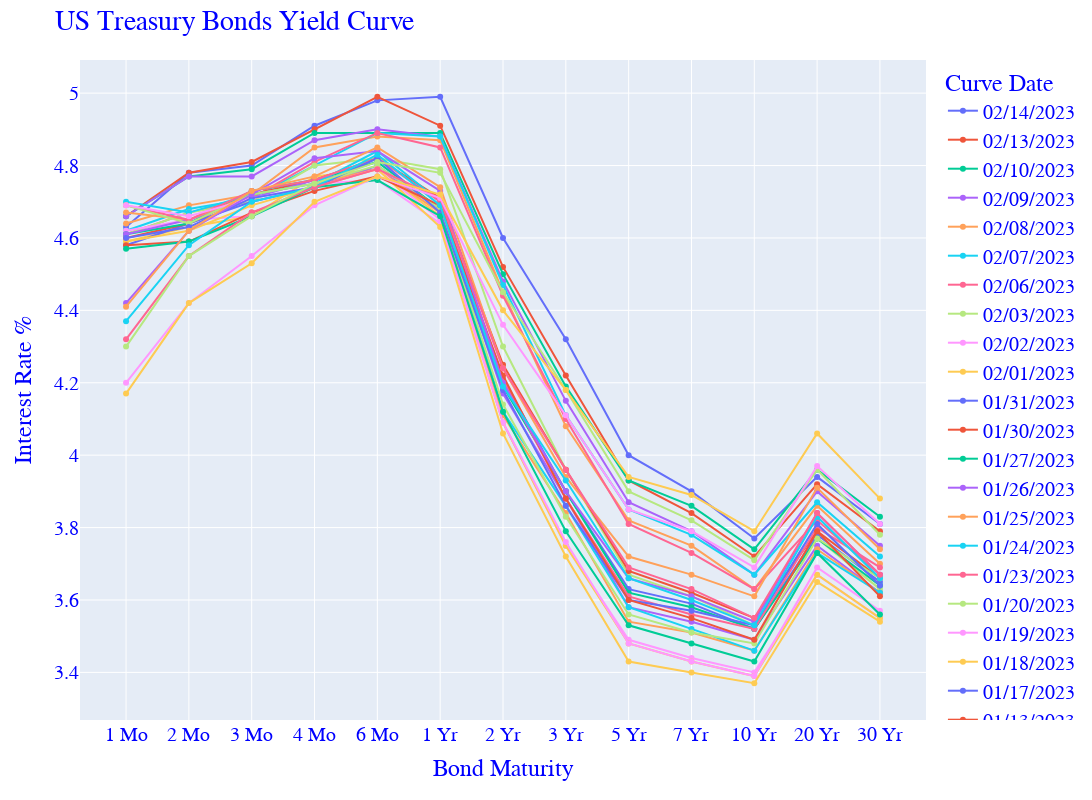

Notebook cell for this chart:
### Code cell
fig = px.line(yield_curve_df2,markers=True)

fig.update_layout(
    width=1200,
    height=800,
   title="US Treasury Bonds Yield Curve",
   xaxis_title='Bond Maturity',
   yaxis_title='Interest Rate %',
   legend_title="Curve Date",
   font=dict(
      family="Arial",
      size=20,
      color="blue"
   )
)
fig.show()

### Figure 1 — Plotly figure (JSON) as saved in the notebook; plotly's stock layout.template omitted (floating-point values rounded to 4 significant figures)
{"data": [{"hovertemplate": "variable=02/14/2023<br>Maturity=%{x}<br>value=%{y}<extra></extra>", "legendgroup": "02/14/2023", "line": {"color": "#636efa", "dash": "solid"}, "marker": {"symbol": "circle"}, "mode": "markers+lines", "name": "02/14/2023", "orientation": "v", "showlegend": true, "type": "scatter", "x": ["1 Mo", "2 Mo", "3 Mo", "4 Mo", "6 Mo", "1 Yr", "2 Yr", "3 Yr", "5 Yr", "7 Yr", "10 Yr", "20 Yr", "30 Yr"], "xaxis": "x", "y": [4.63, 4.78, 4.8, 4.91, 4.98, 4.99, 4.6, 4.32, 4, 3.9, 3.77, 3.94, 3.81], "yaxis": "y"}, {"hovertemplate": "variable=02/13/2023<br>Maturity=%{x}<br>value=%{y}<extra></extra>", "legendgroup": "02/13/2023", "line": {"color": "#EF553B", "dash": "solid"}, "marker": {"symbol": "circle"}, "mode": "markers+lines", "name": "02/13/2023", "orientation": "v", "showlegend": true, "type": "scatter", "x": ["1 Mo", "2 Mo", "3 Mo", "4 Mo", "6 Mo", "1 Yr", "2 Yr", "3 Yr", "5 Yr", "7 Yr", "10 Yr", "20 Yr", "30 Yr"], "xaxis": "x", "y": [4.66, 4.78, 4.81, 4.9, 4.99, 4.91, 4.52, 4.22, 3.93, 3.84, 3.72, 3.92, 3.79], "yaxis": "y"}, {"hovertemplate": "variable=02/10/2023<br>Maturity=%{x}<br>value=%{y}<extra></extra>", "legendgroup": "02/10/2023", "line": {"color": "#00cc96", "dash": "solid"}, "marker": {"symbol": "circle"}, "mode": "markers+lines", "name": "02/10/2023", "orientation": "v", "showlegend": true, "type": "scatter", "x": ["1 Mo", "2 Mo", "3 Mo", "4 Mo", "6 Mo", "1 Yr", "2 Yr", "3 Yr", "5 Yr", "7 Yr", "10 Yr", "20 Yr", "30 Yr"], "xaxis": "x", "y": [4.66, 4.77, 4.79, 4.89, 4.89, 4.89, 4.5, 4.19, 3.93, 3.86, 3.74, 3.96, 3.83], "yaxis": "y"}, {"hovertemplate": "variable=02/09/2023<br>Maturity=%{x}<br>value=%{y}<extra></extra>", "legendgroup": "02/09/2023", "line": {"color": "#ab63fa", "dash": "solid"}, "marker": {"symbol": "circle"}, "mode": "markers+lines", "name": "02/09/2023", "orientation": "v", "showlegend": true, "type": "scatter", "x": ["1 Mo", "2 Mo", "3 Mo", "4 Mo", "6 Mo", "1 Yr", "2 Yr", "3 Yr", "5 Yr", "7 Yr", "10 Yr", "20 Yr", "30 Yr"], "xaxis": "x", "y": [4.66, 4.77, 4.77, 4.87, 4.9, 4.88, 4.48, 4.15, 3.87, 3.79, 3.67, 3.9, 3.75], "yaxis": "y"}, {"hovertemplate": "variable=02/08/2023<br>Maturity=%{x}<br>value=%{y}<extra></extra>", "legendgroup": "02/08/2023", "line": {"color": "#FFA15A", "dash": "solid"}, "marker": {"symbol": "circle"}, "mode": "markers+lines", "name": "02/08/2023", "orientation": "v", "showlegend": true, "type": "scatter", "x": ["1 Mo", "2 Mo", "3 Mo", "4 Mo", "6 Mo", "1 Yr", "2 Yr", "3 Yr", "5 Yr", "7 Yr", "10 Yr", "20 Yr", "30 Yr"], "xaxis": "x", "y": [4.64, 4.69, 4.72, 4.85, 4.88, 4.87, 4.45, 4.08, 3.82, 3.75, 3.63, 3.86, 3.7], "yaxis": "y"}, {"hovertemplate": "variable=02/07/2023<br>Maturity=%{x}<br>value=%{y}<extra></extra>", "legendgroup": "02/07/2023", "line": {"color": "#19d3f3", "dash": "solid"}, "marker": {"symbol": "circle"}, "mode": "markers+lines", "name": "02/07/2023", "orientation": "v", "showlegend": true, "type": "scatter", "x": ["1 Mo", "2 Mo", "3 Mo", "4 Mo", "6 Mo", "1 Yr", "2 Yr", "3 Yr", "5 Yr", "7 Yr", "10 Yr", "20 Yr", "30 Yr"], "xaxis": "x", "y": [4.62, 4.68, 4.71, 4.8, 4.89, 4.88, 4.47, 4.11, 3.85, 3.78, 3.67, 3.87, 3.72], "yaxis": "y"}, {"hovertemplate": "variable=02/06/2023<br>Maturity=%{x}<br>value=%{y}<extra></extra>", "legendgroup": "02/06/2023", "line": {"color": "#FF6692", "dash": "solid"}, "marker": {"symbol": "circle"}, "mode": "markers+lines", "name": "02/06/2023", "orientation": "v", "showlegend": true, "type": "scatter", "x": ["1 Mo", "2 Mo", "3 Mo", "4 Mo", "6 Mo", "1 Yr", "2 Yr", "3 Yr", "5 Yr", "7 Yr", "10 Yr", "20 Yr", "30 Yr"], "xaxis": "x", "y": [4.61, 4.67, 4.71, 4.81, 4.89, 4.85, 4.44, 4.1, 3.81, 3.73, 3.63, 3.82, 3.67], "yaxis": "y"}, {"hovertemplate": "variable=02/03/2023<br>Maturity=%{x}<br>value=%{y}<extra></extra>", "legendgroup": "02/03/2023", "line": {"color": "#B6E880", "dash": "solid"}, "marker": {"symbol": "circle"}, "mode": "markers+lines", "name": "02/03/2023", "orientation": "v", "showlegend": true, "type": "scatter", "x": ["1 Mo", "2 Mo", "3 Mo", "4 Mo", "6 Mo", "1 Yr", "2 Yr", "3 Yr", "5 Yr", "7 Yr", "10 Yr", "20 Yr", "30 Yr"], "xaxis": "x", "y": [4.61, 4.67, 4.7, 4.8, 4.82, 4.79, 4.3, 3.96, 3.67, 3.61, 3.53, 3.77, 3.63], "yaxis": "y"}, {"hovertemplate": "variable=02/02/2023<br>Maturity=%{x}<br>value=%{y}<extra></extra>", "legendgroup": "02/02/2023", "line": {"color": "#FF97FF", "dash": "solid"}, "marker": {"symbol": "circle"}, "mode": "markers+lines", "name": "02/02/2023", "orientation": "v", "showlegend": true, "type": "scatter", "x": ["1 Mo", "2 Mo", "3 Mo", "4 Mo", "6 Mo", "1 Yr", "2 Yr", "3 Yr", "5 Yr", "7 Yr", "10 Yr", "20 Yr", "30 Yr"], "xaxis": "x", "y": [4.62, 4.65, 4.66, 4.75, 4.76, 4.64, 4.09, 3.75, 3.49, 3.44, 3.4, 3.67, 3.55], "yaxis": "y"}, {"hovertemplate": "variable=02/01/2023<br>Maturity=%{x}<br>value=%{y}<extra></extra>", "legendgroup": "02/01/2023", "line": {"color": "#FECB52", "dash": "solid"}, "marker": {"symbol": "circle"}, "mode": "markers+lines", "name": "02/01/2023", "orientation": "v", "showlegend": true, "type": "scatter", "x": ["1 Mo", "2 Mo", "3 Mo", "4 Mo", "6 Mo", "1 Yr", "2 Yr", "3 Yr", "5 Yr", "7 Yr", "10 Yr", "20 Yr", "30 Yr"], "xaxis": "x", "y": [4.59, 4.63, 4.66, 4.77, 4.79, 4.66, 4.09, 3.75, 3.48, 3.43, 3.39, 3.67, 3.55], "yaxis": "y"}, {"hovertemplate": "variable=01/31/2023<br>Maturity=%{x}<br>value=%{y}<extra></extra>", "legendgroup": "01/31/2023", "line": {"color": "#636efa", "dash": "solid"}, "marker": {"symbol": "circle"}, "mode": "markers+lines", "name": "01/31/2023", "orientation": "v", "showlegend": true, "type": "scatter", "x": ["1 Mo", "2 Mo", "3 Mo", "4 Mo", "6 Mo", "1 Yr", "2 Yr", "3 Yr", "5 Yr", "7 Yr", "10 Yr", "20 Yr", "30 Yr"], "xaxis": "x", "y": [4.58, 4.64, 4.7, 4.74, 4.8, 4.68, 4.21, 3.9, 3.63, 3.59, 3.52, 3.78, 3.65], "yaxis": "y"}, {"hovertemplate": "variable=01/30/2023<br>Maturity=%{x}<br>value=%{y}<extra></extra>", "legendgroup": "01/30/2023", "line": {"color": "#EF553B", "dash": "solid"}, "marker": {"symbol": "circle"}, "mode": "markers+lines", "name": "01/30/2023", "orientation": "v", "showlegend": true, "type": "scatter", "x": ["1 Mo", "2 Mo", "3 Mo", "4 Mo", "6 Mo", "1 Yr", "2 Yr", "3 Yr", "5 Yr", "7 Yr", "10 Yr", "20 Yr", "30 Yr"], "xaxis": "x", "y": [4.6, 4.64, 4.72, 4.76, 4.82, 4.71, 4.25, 3.96, 3.68, 3.62, 3.55, 3.79, 3.66], "yaxis": "y"}, {"hovertemplate": "variable=01/27/2023<br>Maturity=%{x}<br>value=%{y}<extra></extra>", "legendgroup": "01/27/2023", "line": {"color": "#00cc96", "dash": "solid"}, "marker": {"symbol": "circle"}, "mode": "markers+lines", "name": "01/27/2023", "orientation": "v", "showlegend": true, "type": "scatter", "x": ["1 Mo", "2 Mo", "3 Mo", "4 Mo", "6 Mo", "1 Yr", "2 Yr", "3 Yr", "5 Yr", "7 Yr", "10 Yr", "20 Yr", "30 Yr"], "xaxis": "x", "y": [4.61, 4.64, 4.73, 4.76, 4.81, 4.68, 4.19, 3.9, 3.62, 3.58, 3.52, 3.77, 3.64], "yaxis": "y"}, {"hovertemplate": "variable=01/26/2023<br>Maturity=%{x}<br>value=%{y}<extra></extra>", "legendgroup": "01/26/2023", "line": {"color": "#ab63fa", "dash": "solid"}, "marker": {"symbol": "circle"}, "mode": "markers+lines", "name": "01/26/2023", "orientation": "v", "showlegend": true, "type": "scatter", "x": ["1 Mo", "2 Mo", "3 Mo", "4 Mo", "6 Mo", "1 Yr", "2 Yr", "3 Yr", "5 Yr", "7 Yr", "10 Yr", "20 Yr", "30 Yr"], "xaxis": "x", "y": [4.61, 4.65, 4.71, 4.76, 4.79, 4.68, 4.17, 3.88, 3.58, 3.54, 3.49, 3.75, 3.62], "yaxis": "y"}, {"hovertemplate": "variable=01/25/2023<br>Maturity=%{x}<br>value=%{y}<extra></extra>", "legendgroup": "01/25/2023", "line": {"color": "#FFA15A", "dash": "solid"}, "marker": {"symbol": "circle"}, "mode": "markers+lines", "name": "01/25/2023", "orientation": "v", "showlegend": true, "type": "scatter", "x": ["1 Mo", "2 Mo", "3 Mo", "4 Mo", "6 Mo", "1 Yr", "2 Yr", "3 Yr", "5 Yr", "7 Yr", "10 Yr", "20 Yr", "30 Yr"], "xaxis": "x", "y": [4.67, 4.65, 4.72, 4.75, 4.79, 4.67, 4.11, 3.84, 3.54, 3.51, 3.46, 3.74, 3.62], "yaxis": "y"}, {"hovertemplate": "variable=01/24/2023<br>Maturity=%{x}<br>value=%{y}<extra></extra>", "legendgroup": "01/24/2023", "line": {"color": "#19d3f3", "dash": "solid"}, "marker": {"symbol": "circle"}, "mode": "markers+lines", "name": "01/24/2023", "orientation": "v", "showlegend": true, "type": "scatter", "x": ["1 Mo", "2 Mo", "3 Mo", "4 Mo", "6 Mo", "1 Yr", "2 Yr", "3 Yr", "5 Yr", "7 Yr", "10 Yr", "20 Yr", "30 Yr"], "xaxis": "x", "y": [4.7, 4.67, 4.72, 4.75, 4.84, 4.7, 4.12, 3.86, 3.58, 3.52, 3.46, 3.73, 3.62], "yaxis": "y"}, {"hovertemplate": "variable=01/23/2023<br>Maturity=%{x}<br>value=%{y}<extra></extra>", "legendgroup": "01/23/2023", "line": {"color": "#FF6692", "dash": "solid"}, "marker": {"symbol": "circle"}, "mode": "markers+lines", "name": "01/23/2023", "orientation": "v", "showlegend": true, "type": "scatter", "x": ["1 Mo", "2 Mo", "3 Mo", "4 Mo", "6 Mo", "1 Yr", "2 Yr", "3 Yr", "5 Yr", "7 Yr", "10 Yr", "20 Yr", "30 Yr"], "xaxis": "x", "y": [4.69, 4.65, 4.73, 4.76, 4.82, 4.7, 4.21, 3.88, 3.61, 3.56, 3.52, 3.8, 3.69], "yaxis": "y"}, {"hovertemplate": "variable=01/20/2023<br>Maturity=%{x}<br>value=%{y}<extra></extra>", "legendgroup": "01/20/2023", "line": {"color": "#B6E880", "dash": "solid"}, "marker": {"symbol": "circle"}, "mode": "markers+lines", "name": "01/20/2023", "orientation": "v", "showlegend": true, "type": "scatter", "x": ["1 Mo", "2 Mo", "3 Mo", "4 Mo", "6 Mo", "1 Yr", "2 Yr", "3 Yr", "5 Yr", "7 Yr", "10 Yr", "20 Yr", "30 Yr"], "xaxis": "x", "y": [4.69, 4.64, 4.72, 4.75, 4.8, 4.68, 4.14, 3.83, 3.56, 3.51, 3.48, 3.77, 3.66], "yaxis": "y"}, {"hovertemplate": "variable=01/19/2023<br>Maturity=%{x}<br>value=%{y}<extra></extra>", "legendgroup": "01/19/2023", "line": {"color": "#FF97FF", "dash": "solid"}, "marker": {"symbol": "circle"}, "mode": "markers+lines", "name": "01/19/2023", "orientation": "v", "showlegend": true, "type": "scatter", "x": ["1 Mo", "2 Mo", "3 Mo", "4 Mo", "6 Mo", "1 Yr", "2 Yr", "3 Yr", "5 Yr", "7 Yr", "10 Yr", "20 Yr", "30 Yr"], "xaxis": "x", "y": [4.69, 4.66, 4.71, 4.74, 4.79, 4.65, 4.09, 3.76, 3.48, 3.43, 3.39, 3.69, 3.57], "yaxis": "y"}, {"hovertemplate": "variable=01/18/2023<br>Maturity=%{x}<br>value=%{y}<extra></extra>", "legendgroup": "01/18/2023", "line": {"color": "#FECB52", "dash": "solid"}, "marker": {"symbol": "circle"}, "mode": "markers+lines", "name": "01/18/2023", "orientation": "v", "showlegend": true, "type": "scatter", "x": ["1 Mo", "2 Mo", "3 Mo", "4 Mo", "6 Mo", "1 Yr", "2 Yr", "3 Yr", "5 Yr", "7 Yr", "10 Yr", "20 Yr", "30 Yr"], "xaxis": "x", "y": [4.59, 4.62, 4.69, 4.74, 4.79, 4.63, 4.06, 3.72, 3.43, 3.4, 3.37, 3.65, 3.54], "yaxis": "y"}, {"hovertemplate": "variable=01/17/2023<br>Maturity=%{x}<br>value=%{y}<extra></extra>", "legendgroup": "01/17/2023", "line": {"color": "#636efa", "dash": "solid"}, "marker": {"symbol": "circle"}, "mode": "markers+lines", "name": "01/17/2023", "orientation": "v", "showlegend": true, "type": "scatter", "x": ["1 Mo", "2 Mo", "3 Mo", "4 Mo", "6 Mo", "1 Yr", "2 Yr", "3 Yr", "5 Yr", "7 Yr", "10 Yr", "20 Yr", "30 Yr"], "xaxis": "x", "y": [4.6, 4.63, 4.71, 4.74, 4.82, 4.67, 4.18, 3.86, 3.6, 3.57, 3.53, 3.81, 3.64], "yaxis": "y"}, {"hovertemplate": "variable=01/13/2023<br>Maturity=%{x}<br>value=%{y}<extra></extra>", "legendgroup": "01/13/2023", "line": {"color": "#EF553B", "dash": "solid"}, "marker": {"symbol": "circle"}, "mode": "markers+lines", "name": "01/13/2023", "orientation": "v", "showlegend": true, "type": "scatter", "x": ["1 Mo", "2 Mo", "3 Mo", "4 Mo", "6 Mo", "1 Yr", "2 Yr", "3 Yr", "5 Yr", "7 Yr", "10 Yr", "20 Yr", "30 Yr"], "xaxis": "x", "y": [4.58, 4.59, 4.67, 4.73, 4.77, 4.69, 4.22, 3.88, 3.6, 3.55, 3.49, 3.79, 3.61], "yaxis": "y"}, {"hovertemplate": "variable=01/12/2023<br>Maturity=%{x}<br>value=%{y}<extra></extra>", "legendgroup": "01/12/2023", "line": {"color": "#00cc96", "dash": "solid"}, "marker": {"symbol": "circle"}, "mode": "markers+lines", "name": "01/12/2023", "orientation": "v", "showlegend": true, "type": "scatter", "x": ["1 Mo", "2 Mo", "3 Mo", "4 Mo", "6 Mo", "1 Yr", "2 Yr", "3 Yr", "5 Yr", "7 Yr", "10 Yr", "20 Yr", "30 Yr"], "xaxis": "x", "y": [4.57, 4.59, 4.66, 4.74, 4.76, 4.66, 4.12, 3.79, 3.53, 3.48, 3.43, 3.73, 3.56], "yaxis": "y"}, {"hovertemplate": "variable=01/11/2023<br>Maturity=%{x}<br>value=%{y}<extra></extra>", "legendgroup": "01/11/2023", "line": {"color": "#ab63fa", "dash": "solid"}, "marker": {"symbol": "circle"}, "mode": "markers+lines", "name": "01/11/2023", "orientation": "v", "showlegend": true, "type": "scatter", "x": ["1 Mo", "2 Mo", "3 Mo", "4 Mo", "6 Mo", "1 Yr", "2 Yr", "3 Yr", "5 Yr", "7 Yr", "10 Yr", "20 Yr", "30 Yr"], "xaxis": "x", "y": [4.42, 4.62, 4.72, 4.82, 4.84, 4.73, 4.2, 3.9, 3.66, 3.61, 3.54, 3.84, 3.67], "yaxis": "y"}, {"hovertemplate": "variable=01/10/2023<br>Maturity=%{x}<br>value=%{y}<extra></extra>", "legendgroup": "01/10/2023", "line": {"color": "#FFA15A", "dash": "solid"}, "marker": {"symbol": "circle"}, "mode": "markers+lines", "name": "01/10/2023", "orientation": "v", "showlegend": true, "type": "scatter", "x": ["1 Mo", "2 Mo", "3 Mo", "4 Mo", "6 Mo", "1 Yr", "2 Yr", "3 Yr", "5 Yr", "7 Yr", "10 Yr", "20 Yr", "30 Yr"], "xaxis": "x", "y": [4.41, 4.62, 4.73, 4.77, 4.85, 4.74, 4.24, 3.94, 3.72, 3.67, 3.61, 3.91, 3.74], "yaxis": "y"}, {"hovertemplate": "variable=01/09/2023<br>Maturity=%{x}<br>value=%{y}<extra></extra>", "legendgroup": "01/09/2023", "line": {"color": "#19d3f3", "dash": "solid"}, "marker": {"symbol": "circle"}, "mode": "markers+lines", "name": "01/09/2023", "orientation": "v", "showlegend": true, "type": "scatter", "x": ["1 Mo", "2 Mo", "3 Mo", "4 Mo", "6 Mo", "1 Yr", "2 Yr", "3 Yr", "5 Yr", "7 Yr", "10 Yr", "20 Yr", "30 Yr"], "xaxis": "x", "y": [4.37, 4.58, 4.7, 4.74, 4.83, 4.69, 4.19, 3.93, 3.66, 3.6, 3.53, 3.83, 3.66], "yaxis": "y"}, {"hovertemplate": "variable=01/06/2023<br>Maturity=%{x}<br>value=%{y}<extra></extra>", "legendgroup": "01/06/2023", "line": {"color": "#FF6692", "dash": "solid"}, "marker": {"symbol": "circle"}, "mode": "markers+lines", "name": "01/06/2023", "orientation": "v", "showlegend": true, "type": "scatter", "x": ["1 Mo", "2 Mo", "3 Mo", "4 Mo", "6 Mo", "1 Yr", "2 Yr", "3 Yr", "5 Yr", "7 Yr", "10 Yr", "20 Yr", "30 Yr"], "xaxis": "x", "y": [4.32, 4.55, 4.67, 4.74, 4.79, 4.71, 4.24, 3.96, 3.69, 3.63, 3.55, 3.84, 3.67], "yaxis": "y"}, {"hovertemplate": "variable=01/05/2023<br>Maturity=%{x}<br>value=%{y}<extra></extra>", "legendgroup": "01/05/2023", "line": {"color": "#B6E880", "dash": "solid"}, "marker": {"symbol": "circle"}, "mode": "markers+lines", "name": "01/05/2023", "orientation": "v", "showlegend": true, "type": "scatter", "x": ["1 Mo", "2 Mo", "3 Mo", "4 Mo", "6 Mo", "1 Yr", "2 Yr", "3 Yr", "5 Yr", "7 Yr", "10 Yr", "20 Yr", "30 Yr"], "xaxis": "x", "y": [4.3, 4.55, 4.66, 4.75, 4.81, 4.78, 4.45, 4.18, 3.9, 3.82, 3.71, 3.96, 3.78], "yaxis": "y"}, {"hovertemplate": "variable=01/04/2023<br>Maturity=%{x}<br>value=%{y}<extra></extra>", "legendgroup": "01/04/2023", "line": {"color": "#FF97FF", "dash": "solid"}, "marker": {"symbol": "circle"}, "mode": "markers+lines", "name": "01/04/2023", "orientation": "v", "showlegend": true, "type": "scatter", "x": ["1 Mo", "2 Mo", "3 Mo", "4 Mo", "6 Mo", "1 Yr", "2 Yr", "3 Yr", "5 Yr", "7 Yr", "10 Yr", "20 Yr", "30 Yr"], "xaxis": "x", "y": [4.2, 4.42, 4.55, 4.69, 4.77, 4.71, 4.36, 4.11, 3.85, 3.79, 3.69, 3.97, 3.81], "yaxis": "y"}, {"hovertemplate": "variable=01/03/2023<br>Maturity=%{x}<br>value=%{y}<extra></extra>", "legendgroup": "01/03/2023", "line": {"color": "#FECB52", "dash": "solid"}, "marker": {"symbol": "circle"}, "mode": "markers+lines", "name": "01/03/2023", "orientation": "v", "showlegend": true, "type": "scatter", "x": ["1 Mo", "2 Mo", "3 Mo", "4 Mo", "6 Mo", "1 Yr", "2 Yr", "3 Yr", "5 Yr", "7 Yr", "10 Yr", "20 Yr", "30 Yr"], "xaxis": "x", "y": [4.17, 4.42, 4.53, 4.7, 4.77, 4.72, 4.4, 4.18, 3.94, 3.89, 3.79, 4.06, 3.88], "yaxis": "y"}], "layout": {"font": {"color": "blue", "family": "Arial", "size": 20}, "height": 800, "legend": {"title": {"text": "Curve Date"}, "tracegroupgap": 0}, "margin": {"t": 60}, "title": {"text": "US Treasury Bonds Yield Curve"}, "width": 1200, "xaxis": {"anchor": "y", "domain": [0, 1], "title": {"text": "Bond Maturity"}}, "yaxis": {"anchor": "x", "domain": [0, 1], "title": {"text": "Interest Rate %"}}}}
